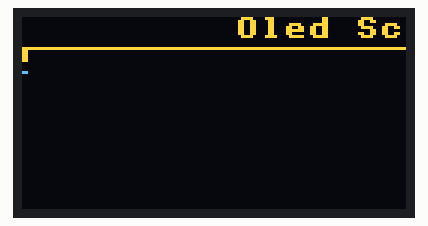
The program below on a simulated ESP32 board running MicroPython. Shown: 128×64 one-colour display. The OLED is the two-colour kind (top 16 rows yellow); library files of the repository ran but are not shown: sh1106.py.

Above: at 0.45 s.
At 5.1 s:
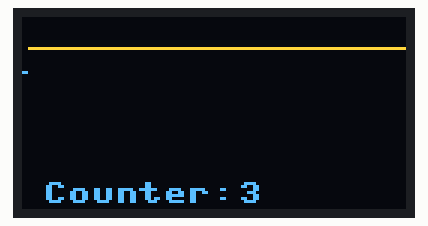
At 10.5 s:
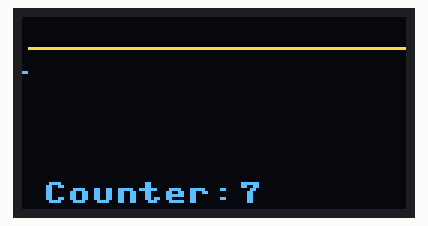
At 20.0 s:
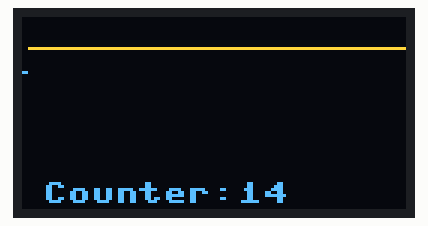
At 29.6 s:
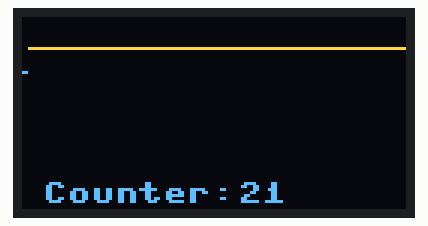
At 39.1 s:
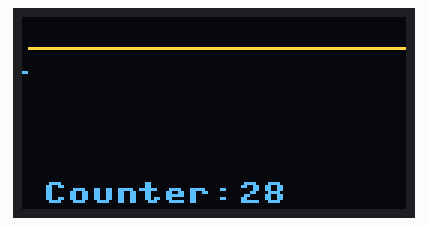

The program:

main3.py
```python
from sh1106_graphics import GraphicsSSD1306
import time
oled = GraphicsSSD1306()  # default 128x64, SDA=21, SCL=22


oled.fill(0)  # clear screen
oled.line(0,10,128,10,1)
oled.show()   #Update display

y=0
n=128
x=0
speed=1
while True:
    oled.text("Oled Screen",n+speed,0,y)
    oled.text("Oled Screen",n,y,1)
    page = y // 8
    oled.show_page(page) # refresh only the scroling line
    n=n-speed
    if n< -100:
        n=128
        x=x+1
        oled.text("Counter: ",5,55,1)
        oled.fill_rect(70,55,40,10,0)

        oled.text(str(x),70,55,1)
        oled.show()
```

sh1106_graphics.py
```python
# ssd1306_graphics.py
# Graphics wrapper for SSD1306 OLED for MicroPython (ESP32)

from machine import Pin, I2C
import sh1106
from micropython import const

__version__ = "0.2"

class GraphicsSSD1306:
    def __init__(self, width=128, height=64, i2c=None, scl_pin=22, sda_pin=21, addr=const(0x3C)):
        """
        Initialize the OLED display.
        - width, height: OLED resolution
        - i2c: optional I2C object; if None, it's created automatically
        - scl_pin, sda_pin: default GPIO22/21
        - addr: I2C address (usually 0x3C)
        """
        if i2c is None:
            i2c = I2C(0, scl=Pin(scl_pin), sda=Pin(sda_pin), freq=400000)
        self.oled = sh1106.SH1106_I2C(width, height, i2c, addr)
        self.width = width
        self.height = height

    # Basic display methods
    def fill(self, color=0):
        self.oled.fill(color)

    def show(self):
        self.oled.show()

    def show_page(self, page):

        self.oled.write_cmd(0xB0 + page)
        self.oled.write_cmd(0x02)
        self.oled.write_cmd(0x10)

        start = page * self.oled.width
        end = start + self.oled.width

        self.oled.write_data(self.oled.buffer[start:end])

    def pixel(self, x, y, col=1):
        if 0 <= x < self.width and 0 <= y < self.height:
            self.oled.pixel(x, y, col)

    def text(self, txt, x, y, col=1):
        self.oled.text(txt, x, y, col)

    # Lines and rectangles
    def line(self, x0, y0, x1, y1, col=1):
        dx = abs(x1 - x0)
        dy = abs(y1 - y0)
        sx = 1 if x0 < x1 else -1
        sy = 1 if y0 < y1 else -1
        err = dx - dy

        while True:
            self.pixel(x0, y0, col)
            if x0 == x1 and y0 == y1:
                break
            e2 = err * 2
            if e2 > -dy:
                err -= dy
                x0 += sx
            if e2 < dx:
                err += dx
                y0 += sy

    def rect(self, x, y, w, h, col=1):
        self.line(x, y, x + w, y, col)
        self.line(x + w, y, x + w, y + h, col)
        self.line(x + w, y + h, x, y + h, col)
        self.line(x, y + h, x, y, col)

    def fill_rect(self, x, y, w, h, col=1):
        """
        Draw a filled rectangle.
        - x, y: top-left corner
        - w, h: width and height
        - col: color (1=white, 0=black)
        """
        for i in range(y, y + h):
            self.line(x, i, x + w, i, col)

    # Circle
    def circle(self, x0, y0, r, col=1):
        x = r
        y = 0
        err = 0
        while x >= y:
            self.pixel(x0 + x, y0 + y, col)
            self.pixel(x0 + y, y0 + x, col)
            self.pixel(x0 - y, y0 + x, col)
            self.pixel(x0 - x, y0 + y, col)
            self.pixel(x0 - x, y0 - y, col)
            self.pixel(x0 - y, y0 - x, col)
            self.pixel(x0 + y, y0 - x, col)
            self.pixel(x0 + x, y0 - y, col)
            y += 1
            if err <= 0:
                err += 2 * y + 1
            if err > 0:
                x -= 1
                err -= 2 * x + 1

    # Filled circle
    def fill_circle(self, x0, y0, r, col=1):
        for ry in range(-r, r + 1):
            for rx in range(-r, r + 1):
                if rx * rx + ry * ry <= r * r:
                    self.pixel(x0 + rx, y0 + ry, col)
```

Measured:
- what the display in image 1 shows lasts 0.5 s, from 5.0 s to 5.5 s
